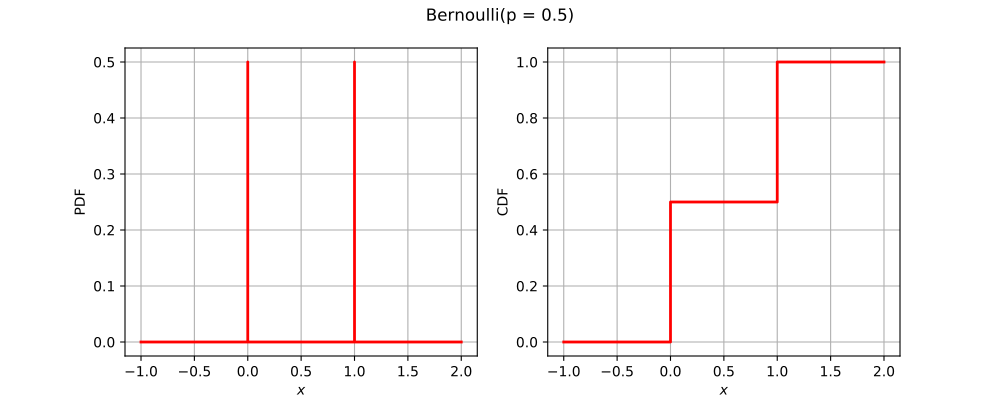

Here is the Python script that generated this plot:
import openturns as ot
from matplotlib import pyplot as plt
from openturns.viewer import View
if (ot.Bernoulli().__class__.__name__=='ComposedDistribution'):
    correlation = ot.CorrelationMatrix(2)
    correlation[1, 0] = 0.25
    aCopula = ot.NormalCopula(correlation)
    marginals = [ot.Normal(1.0, 2.0), ot.Normal(2.0, 3.0)]
    distribution = ot.ComposedDistribution(marginals, aCopula)
elif (ot.Bernoulli().__class__.__name__=='CumulativeDistributionNetwork'):
    distribution = ot.CumulativeDistributionNetwork([ot.Normal(2),ot.Dirichlet([0.5, 1.0, 1.5])], ot.BipartiteGraph([[0,1], [0,1]]))
else:
    distribution = ot.Bernoulli()
dimension = distribution.getDimension()
if dimension <= 2:
    if distribution.getDimension() == 1:
        distribution.setDescription(['$x$'])
        pdf_graph = distribution.drawPDF()
        cdf_graph = distribution.drawCDF()
        fig = plt.figure(figsize=(10, 4))
        plt.suptitle(str(distribution))
        pdf_axis = fig.add_subplot(121)
        cdf_axis = fig.add_subplot(122)
        View(pdf_graph, figure=fig, axes=[pdf_axis], add_legend=False)
        View(cdf_graph, figure=fig, axes=[cdf_axis], add_legend=False)
    else:
        distribution.setDescription(['$x_1$', '$x_2$'])
        pdf_graph = distribution.drawPDF()
        fig = plt.figure(figsize=(10, 5))
        plt.suptitle(str(distribution))
        pdf_axis = fig.add_subplot(111)
        View(pdf_graph, figure=fig, axes=[pdf_axis], add_legend=False)
